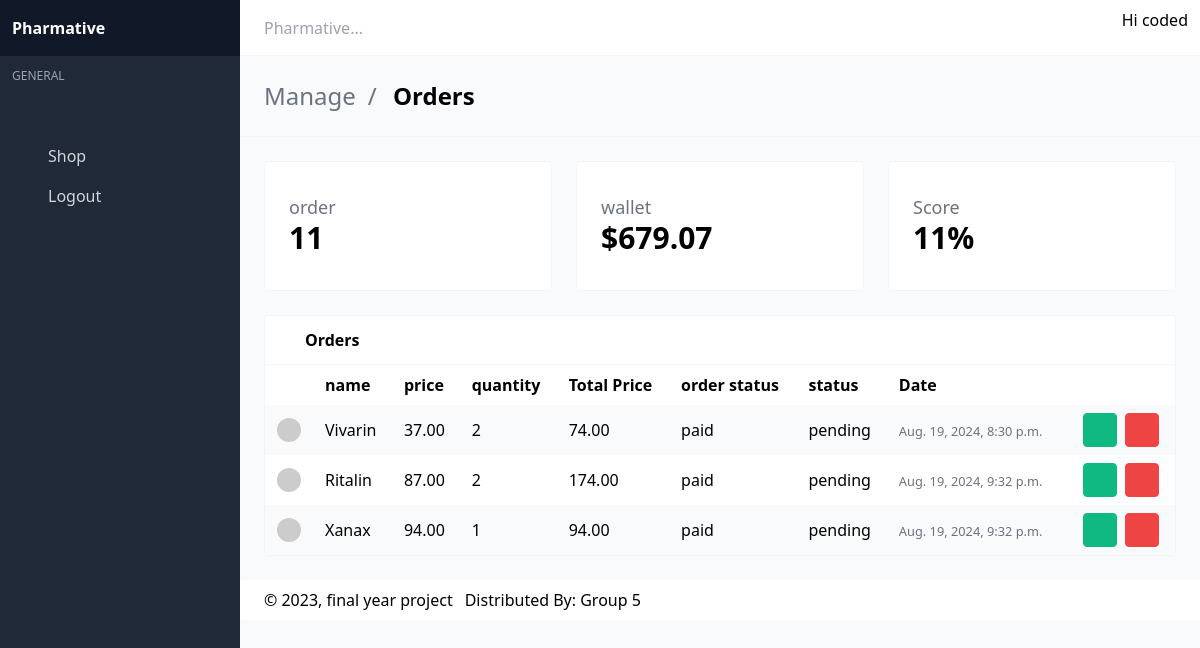
Page /dashboard/admin/ (signed in) on the committed database.
### account/models.py (models this page shows, shortened)
class CustomUser(AbstractBaseUser):
    username    = models.CharField(max_length=100, unique=True)
    email       = models.EmailField(unique=True)
    phone       = models.CharField(max_length=20)
    address     = models.CharField(max_length=100, null=True, blank=True)
    verify_code = models.CharField(max_length=100)
    ref_code    = models.CharField(max_length=6, null=True, blank=True)
    last_login  = models.DateTimeField(auto_now_add=True)
    is_vip = models.BooleanField(default=False)
    is_active    = models.BooleanField(default=True)
    is_admin     = models.BooleanField(default=False)
    is_staff     = models.BooleanField(default=False)
    is_verified  = models.BooleanField(default=False)
    is_superuser = models.BooleanField(default=False)
    objects = MyAccountManager()
    USERNAME_FIELD = "email"
    REQUIRED_FIELDS = ["username"]
    class Meta:
        verbose_name_plural = 'Users'
        ordering = ['-id']

### CAFFOOD/models/order_item.py (models this page shows, shortened)
class OrderItem(TimeBaseModel):
    food = models.ForeignKey(Food, on_delete=models.CASCADE)
    order    = models.ForeignKey(Order, on_delete=models.SET_NULL, blank=True, null=True)
    quantity = models.IntegerField(default=0, null=True, blank=True)
    @property
    def get_total(self):
        total = self.food.price * self.quantity
        return total

### CAFFOOD/models/food.py (models this page shows, shortened)
class Food(TimeBaseModel):
    name = models.CharField(max_length=100)
    price = models.DecimalField(max_digits=7, decimal_places=2, null=True, blank=True)
    was_price = models.DecimalField(max_digits=7, decimal_places=2, null=True, blank=True)
    charges = models.DecimalField(max_digits=7, decimal_places=2, null=True, blank=True, default=0)
    image = models.ImageField(null=True, blank=True)
    days = models.ForeignKey(WorkingDays, on_delete=models.CASCADE, null=True, blank=True)
    description = models.CharField(max_length=200, null=True, blank=True)
    time = models.CharField(max_length=200, null=True, blank=True)
    category = models.ForeignKey(Category, on_delete=models.CASCADE, null=True, blank=True)
    menu = models.ForeignKey(Menu, on_delete=models.CASCADE, null=True, blank=True)

### CAFFOOD/models/order.py (models this page shows, shortened)
class Order(TimeBaseModel):
    customer = models.ForeignKey(Customer, on_delete=models.CASCADE)
    received = models.BooleanField(default=False)
    complete = models.BooleanField(default=False)
    item_status = models.CharField(max_length=100, null=True, blank=True, default='not paid')
    order_status = models.CharField(max_length=100, null=True, blank=True, default='pending')
    order_price = models.DecimalField(max_digits=7, decimal_places=2, null=True, blank=True, default=0)
    qr_code = models.ImageField(blank=True, null=True)

### CAFFOOD/views.py (the view)
# urls.py: path('dashboard/admin/', views.admin_dashboard, name='admin-dashboard'),
def admin_dashboard(request):
    orders = Order.objects.filter(complete=True).count()
    order_price = Order.objects.aggregate(total=Coalesce(Sum('order_price'), Value(0, output_field=DecimalField())))
    total_order_price = Decimal(order_price['total']).quantize(Decimal('0.00'))
    order_items = OrderItem.objects.filter(order__complete=True)
    return render(request, 'admin.html', {'orders': orders, 'order_items': order_items, 'total_order_price': total_order_price})

### templates/admin.html (shortened to what this page needs)
{% load static %}
<!DOCTYPE html>
<html lang="en" class="">
<head>
  <link rel="stylesheet" href="{% static 'dash/css/main.css' %}?v=1628755089081">
</head>
<body>
<div id="app">
<nav id="navbar-main" class="navbar is-fixed-top">
  <div class="navbar-brand">
    <div class="navbar-item">
      <div class="control"><input placeholder="Pharmative..." class="input"></div>
    </div>
  </div>
  <div class="navbar-menu" id="navbar-menu">
    <div class="navbar-end">
        <a class="navbar-link">
          <div class="is-user-name"><span>Hi {{request.user.username}}</span></div>
          <span class="icon"></span>
        </a>
      </div>
    </div>
  </div>
<aside class="aside is-placed-left is-expanded">
  <div class="aside-tools">
    <div>
    <b class="font-black">Pharmative</b>
    </div>
  </div>
  <div class="menu is-menu-main">
    <p class="menu-label">General</p>
    <ul class="menu-list">
      <li>
        <a href="##" class="has-icon">
          <span class="icon"></span>
        </a>
      </li>
      <li>
        <a href="{% url 'food' %}" class="has-icon">
          <span class="icon"></span>
          <span class="menu-item-label">Shop</span>
        </a>
      </li>
      <li>
        <a href="{% url 'logout' %}" class="has-icon">
          <span class="icon"></span>
          <span class="menu-item-label">Logout</span>
        </a>
      </li>
    </ul>
  </div>
</aside>
<section class="is-title-bar">
  <div class="flex flex-col md:flex-row items-center justify-between space-y-6 md:space-y-0">
    <ul>
      <li>Manage</li>
      <li>Orders</li>
    </ul>
  </div>
</section>
<section class="section main-section">
    <div class="grid gap-6 grid-cols-1 md:grid-cols-3 mb-6">
      <div class="card">
        <div class="card-content">
          <div class="flex items-center justify-between">
            <div class="widget-label">
              <h3>
                order
              </h3>
              <h1>
                {{orders}}
              </h1>
            </div>
            <span class="icon widget-icon text-green-500"></span>
          </div>
        </div>
      </div>
      <div class="card">
        <div class="card-content">
          <div class="flex items-center justify-between">
            <div class="widget-label">
              <h3>
                wallet
              </h3>
              <h1>
                ${{total_order_price}}
              </h1>
            </div>
            <span class="icon widget-icon text-blue-500"></span>
          </div>
        </div>
      </div>
      <div class="card">
        <div class="card-content">
          <div class="flex items-center justify-between">
            <div class="widget-label">
              <h3>
                Score
              </h3>
              <h1>
                {{orders}}%
              </h1>
            </div>
            <span class="icon widget-icon text-red-500"></span>
          </div>
        </div>
      </div>
    </div>
    <div class="card has-table">
      <header class="card-header">
        <p class="card-header-title">
          <span class="icon"></span>
          Orders
        </p>
        <a href="#" class="card-header-icon">
          <span class="icon"></span>
        </a>
      </header>
      <div class="card-content">
        <table>
          <thead>
          <tr>
            <th></th>
            <th>name</th>
            <th>price</th>
            <th>quantity</th>
            <th>Total Price</th>
            <th>order status</th>
            <th>status</th>
            <th>Date</th>
            <th></th>
          </tr>
          </thead>
          <tbody>
          {% for item in order_items %}
          <tr>
            <td class="image-cell">
              <div class="image">
                <img src="https://avatars.dicebear.com/v2/initials/ryley-wuckert.svg" class="rounded-full">
              </div>
            </td>
            <td data-label="Name">{{item.food.name}}</td>
            <td data-label="price">{{item.food.price}}</td>
            <td data-label="quantity">{{item.quantity}}</td>
            <td data-label="total price">{{item.get_total}}</td>
            <td data-label="order status">{{item.order.item_status}}</td>
            <td data-label="Company">{{item.order.order_status}}</td>
            <td data-label="Created">
              <small class="text-gray-500" title="Jun 28, 2021">{{item.created}}</small>
            </td>
            <td class="actions-cell">
              <div class="buttons right nowrap">
                <button class="button small green --jb-modal"  data-target="sample-modal-2" type="button">
                  <span class="icon"> <a href="##" style="padding: 5px;"></a></span>
                </button>
                <button class="button small red --jb-modal" data-target="sample-modal" type="button">
                  <span class="icon"><a href="##" style="padding: 5px;"></a></span>
                </button>
              </div>
            </td>
          </tr>
          {% endfor %}
          </tbody>
        </table>
      </div>
    </div>
  </section>
<footer class="footer">
  <div class="flex flex-col md:flex-row items-center justify-between space-y-3 md:space-y-0">
    <div class="flex items-center justify-start space-x-3">
      <div>
        © 2023, final year project
      </div>
      <div>
        <p>Distributed By: <a href="princeedinorackon@gmail.com" target="_blank">Group 5</a></p>
      </div>
    </div>
</footer>
<link rel="stylesheet" href="{% static 'dash/https://cdn.materialdesignicons.com/4.9.95/css/materialdesignicons.min.css' %}">
</body>
</html>

### rows in the picture
CustomUser: user.username "coded"
OrderItem: food.name "Vivarin", food.price "37.00", quantity "2", get_total "74.00", order.item_status "paid", order.order_status "pending", created "Aug. 19, 2024, 8:30 p.m."
OrderItem: food.name "Ritalin", food.price "87.00", quantity "2", get_total "174.00", order.item_status "paid", order.order_status "pending", created "Aug. 19, 2024, 9:32 p.m."
OrderItem: food.name "Xanax", food.price "94.00", quantity "1", get_total "94.00", order.item_status "paid", order.order_status "pending", created "Aug. 19, 2024, 9:32 p.m."

### other values in the picture
{{ orders }} "11"
{{ total_order_price }} "679.07"
